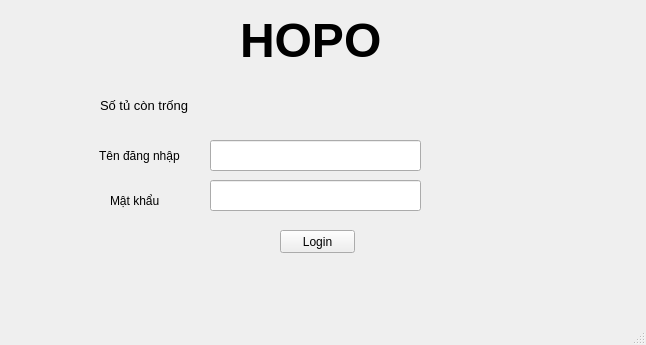
<?xml version="1.0" encoding="UTF-8"?>
<ui version="4.0">
 <class>MainWindow</class>
 <widget class="QMainWindow" name="MainWindow">
  <property name="geometry">
   <rect>
    <x>0</x>
    <y>0</y>
    <width>646</width>
    <height>345</height>
   </rect>
  </property>
  <property name="windowTitle">
   <string>MainWindow</string>
  </property>
  <property name="layoutDirection">
   <enum>Qt::LeftToRight</enum>
  </property>
  <widget class="QWidget" name="centralwidget">
   <widget class="QLabel" name="LabelTen">
    <property name="geometry">
     <rect>
      <x>90</x>
      <y>130</y>
      <width>101</width>
      <height>51</height>
     </rect>
    </property>
    <property name="text">
     <string>Tên đăng nhập</string>
    </property>
    <property name="margin">
     <number>5</number>
    </property>
    <property name="indent">
     <number>9</number>
    </property>
   </widget>
   <widget class="QPushButton" name="ButLog">
    <property name="geometry">
     <rect>
      <x>280</x>
      <y>230</y>
      <width>75</width>
      <height>23</height>
     </rect>
    </property>
    <property name="text">
     <string>Login</string>
    </property>
   </widget>
   <widget class="QLabel" name="LabelMk">
    <property name="geometry">
     <rect>
      <x>110</x>
      <y>190</y>
      <width>71</width>
      <height>21</height>
     </rect>
    </property>
    <property name="text">
     <string>Mật khẩu</string>
    </property>
   </widget>
   <widget class="QLineEdit" name="Ten">
    <property name="geometry">
     <rect>
      <x>210</x>
      <y>140</y>
      <width>211</width>
      <height>31</height>
     </rect>
    </property>
   </widget>
   <widget class="QLineEdit" name="Matkhau">
    <property name="geometry">
     <rect>
      <x>210</x>
      <y>180</y>
      <width>211</width>
      <height>31</height>
     </rect>
    </property>
    <property name="echoMode">
     <enum>QLineEdit::Password</enum>
    </property>
   </widget>
   <widget class="QLabel" name="label">
    <property name="geometry">
     <rect>
      <x>100</x>
      <y>90</y>
      <width>91</width>
      <height>31</height>
     </rect>
    </property>
    <property name="font">
     <font>
      <pointsize>10</pointsize>
     </font>
    </property>
    <property name="text">
     <string>Số tủ còn trống</string>
    </property>
   </widget>
   <widget class="QLabel" name="showquanity">
    <property name="geometry">
     <rect>
      <x>290</x>
      <y>90</y>
      <width>31</width>
      <height>21</height>
     </rect>
    </property>
    <property name="font">
     <font>
      <pointsize>10</pointsize>
      <weight>75</weight>
      <bold>true</bold>
     </font>
    </property>
    <property name="text">
     <string/>
    </property>
   </widget>
   <widget class="QLabel" name="LabHp">
    <property name="geometry">
     <rect>
      <x>240</x>
      <y>10</y>
      <width>151</width>
      <height>61</height>
     </rect>
    </property>
    <property name="font">
     <font>
      <pointsize>36</pointsize>
      <weight>75</weight>
      <bold>true</bold>
     </font>
    </property>
    <property name="text">
     <string>HOPO</string>
    </property>
   </widget>
  </widget>
  <widget class="QMenuBar" name="menubar">
   <property name="geometry">
    <rect>
     <x>0</x>
     <y>0</y>
     <width>646</width>
     <height>21</height>
    </rect>
   </property>
  </widget>
  <widget class="QStatusBar" name="statusbar"/>
 </widget>
 <resources/>
 <connections/>
</ui>
